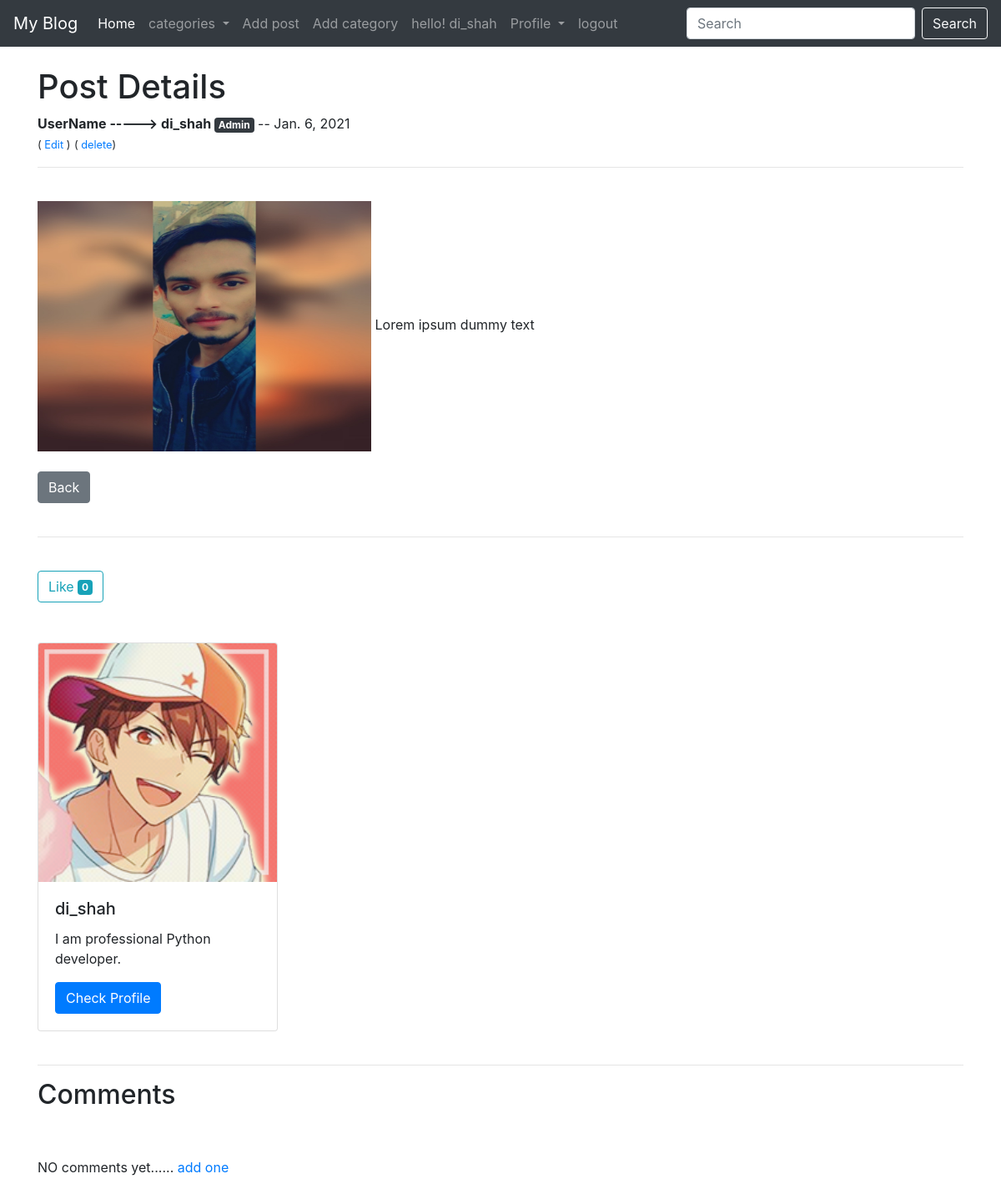
The app's page /article/22 (signed in) with its own data.
### myblog/models.py (models this page shows, shortened)
class Post(models.Model):
    title = models.CharField(max_length=255)
    images = models.ImageField(null=True, blank=True, upload_to="images/")
    category = models.CharField(max_length=255, default='coding')
    author = models.ForeignKey(settings.AUTH_USER_MODEL, on_delete=models.CASCADE, null=True, blank=True)
    body = RichTextField(blank=True, null=True)
    post_date = models.DateField(auto_now_add=True)
    likes = models.ManyToManyField(User, related_name='blog_posts')
    def total_likes(self):
        return self.likes.count()

class Profile(models.Model):
    user = models.OneToOneField(settings.AUTH_USER_MODEL, on_delete=models.CASCADE, null=True, blank=True)
    country = CountryField(multiple=False)
    email = models.EmailField()
    phone = PhoneNumberField(null=False, blank=False, unique=True)
    bio = models.TextField()
    profile_pic = models.ImageField(null=True, blank=True, upload_to="profile/images/")
    website_url = models.CharField(max_length=255, null=True, blank=True)
    facebook_url = models.CharField(max_length=255, null=True, blank=True)
    twitter_url = models.CharField(max_length=255, null=True, blank=True)
    instgram_url = models.CharField(max_length=255, null=True, blank=True)
    pinterest_url = models.CharField(max_length=255, null=True, blank=True)

### myblog/views.py (the view)
# urls.py: path('article/<int:pk>',ArticleDetailView.as_view(), name="article_detail"),
class ArticleDetailView(DetailView):
    model = Post
    template_name = 'article_details.html'
    def get_context_data(self, *args, **kwargs):
        cats_menu = Category.objects.all()
        context = super(ArticleDetailView, self).get_context_data(*args, **kwargs)
        stuff = get_object_or_404(Post, id=self.kwargs['pk'])
        total_likes = stuff.total_likes()
        liked = False
        if stuff.likes.filter(id=self.request.user.id).exists():
            liked = True
        context["cats_menu"] = cats_menu
        context["total_likes"] = total_likes
        context["liked"] = liked
        return context

### myblog/models.py (called while the page is built)
    def __str__(self):
            return self.name

### templates/article_details.html (shortened to what this page needs)
{% extends 'base.html' %}
{% block content %}
{% load static %}
{% if user.is_authenticated %}
    <h1> Post Details </h1>
    <p><b> UserName -----> {{ post.author|default_if_none:"Anonymous User"}} {% if post.author.is_staff %}<span class="badge badge-dark">Admin</span>{% endif %}</b> -- {{ post.post_date }}<br/>
    {% if request.user == post.author  %}
        <small>(<a href="{% url 'update_post' post.pk %}"> Edit </a>)</small>
        <small>(<a href="{% url 'delete_post' post.pk %}"> delete</a>)</small>
    {% endif %}
    <hr>
    <br/>
    {% if post.images %}
        <img src="{{ post.images.url }}" width=400 height=300>
    {% else %}
        <h2> here is no image of blog post </h2>
        <hr>
    {% endif %}
    {{ post.body|safe }}
    <br/><br/>
    <a href="{% url 'home' %}" class="btn btn-secondary"> Back </a>
    <br/><br/>
    <hr>
    <br/>
    <form action="{% url 'like_post' post.pk %}" method="POST">
        {% if liked %}
            <button type="submit", name="post_id", value="{{ post.id }}" class="btn btn-outline-info">Unlike <i class="fas fa-thumbs-up"></i> <span class="badge badge-info">{{ total_likes }}</span></button>
        {% else %}
            <button type="submit", name="post_id", value="{{ post.id }}" class="btn btn-outline-info">Like  <span class="badge badge-info">{{ total_likes }}</span></button>
        {% endif %}
    </form>
<br/><br/>
<div class="card" style="width: 18rem;">
{% if post.author.profile.profile_pic %}
    <img class="card-img-top" src="{{ post.author.profile.profile_pic.url }}"  alt="Card image cap">
{% else %}
        <img src="{% static 'images/user-profile.png' %}" width=200 height=200>
{% endif %}
  <div class="card-body">
    <h5 class="card-title">{{ post.author }}</h5>
    <p class="card-text">{{ post.author.profile.bio }}</p>
    <a href="{% url 'check_profile' post.author.profile.id  %}" class="btn btn-primary">Check Profile</a>
  </div>
</div>
<br/>
<hr>
<h2> Comments </h2>
<br/><br/>
    {% if not post.comments.all %}
        <p>NO comments yet......<a href="{% url 'add_comment' post.pk %}"> add one <a/>
    {% endif %}
<br/><br/>
{% else %}
    <p> You can't see detail post because you are not login </p>
{% endif %}
{% endblock %}

### templates/navbar.html (shortened to what this page needs)
<nav class="navbar navbar-expand-lg navbar-dark bg-dark">
  <a class="navbar-brand" href="{% url 'home' %}">My Blog</a>
  <div class="collapse navbar-collapse" id="navbarSupportedContent">
    <ul class="navbar-nav mr-auto">
      <li class="nav-item active">
        <a class="nav-link" href="{% url 'home' %}">Home <span class="sr-only">(current)</span></a>
      </li>
            {% if cats_menu %}
        <li class="nav-item dropdown">
          <a class="nav-link dropdown-toggle" href="#" id="navbarDropdown" role="button" data-toggle="dropdown" aria-haspopup="true" aria-expanded="false">
            categories
          </a>
        </li>
      {% endif %}
      {% if user.is_authenticated %}
      <li class="nav-item">
        <a class="nav-link" href="{% url 'add_post' %}">Add post</a>
      </li>
      {% if user.is_staff %}
      <li class="nav-item">
        <a class="nav-link" href="{% url 'add_category' %}">Add category</a>
      </li>
      {% endif %}
        <li class="nav-item">
          <a class="nav-link" href="#">hello! {{ user.username }}</a>
        </li>
        <li class="nav-item dropdown">
        <a class="nav-link dropdown-toggle" href="#" id="navbarDropdown" role="button" data-toggle="dropdown" aria-haspopup="true" aria-expanded="false">
          Profile
        </a>
      </li>
        <li class="nav-item">
          <a class="nav-link" href="{% url 'logout' %}">logout</a>
        </li>
      {% endif %}
    </ul>
    <form class="form-inline my-2 my-lg-0">
      <input class="form-control mr-sm-2" type="search" placeholder="Search" aria-label="Search">
      <button class="btn btn-outline-light my-2 my-sm-0" type="submit">Search</button>
    </form>
  </div>
</nav>

### records on screen
Post: author "di_shah", post_date "Jan. 6, 2021", images (picture), body "Lorem ipsum dummy text", author.profile.profile_pic (picture), author.profile.bio "I am professional Python developer."

### other values on screen
{{ user.username }} "di_shah"
{{ total_likes }} "0"
